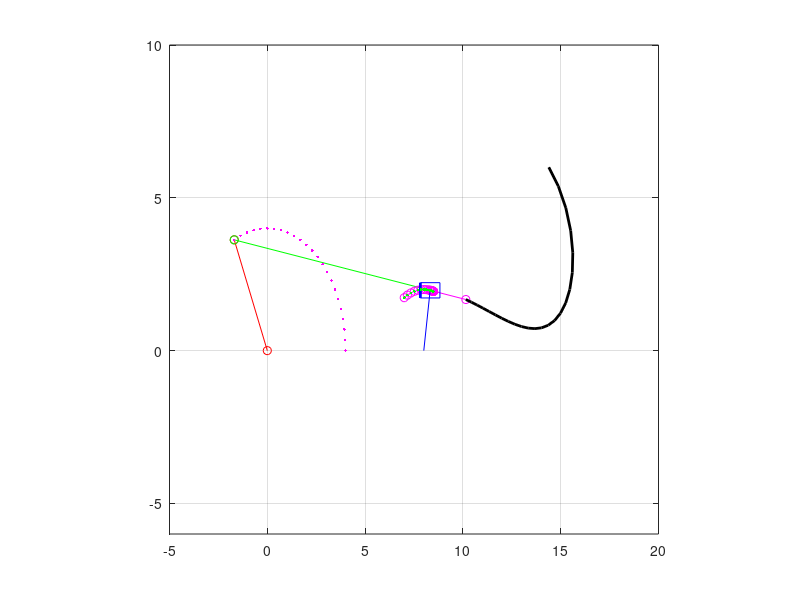
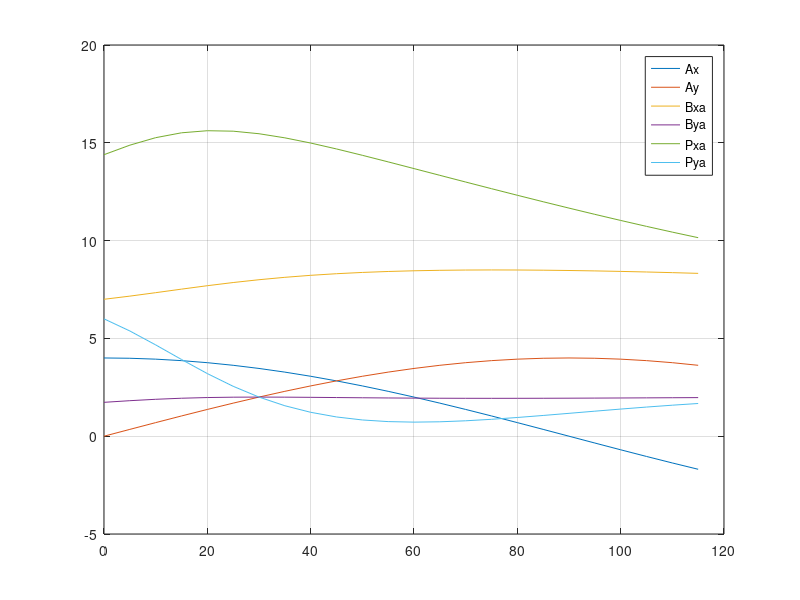
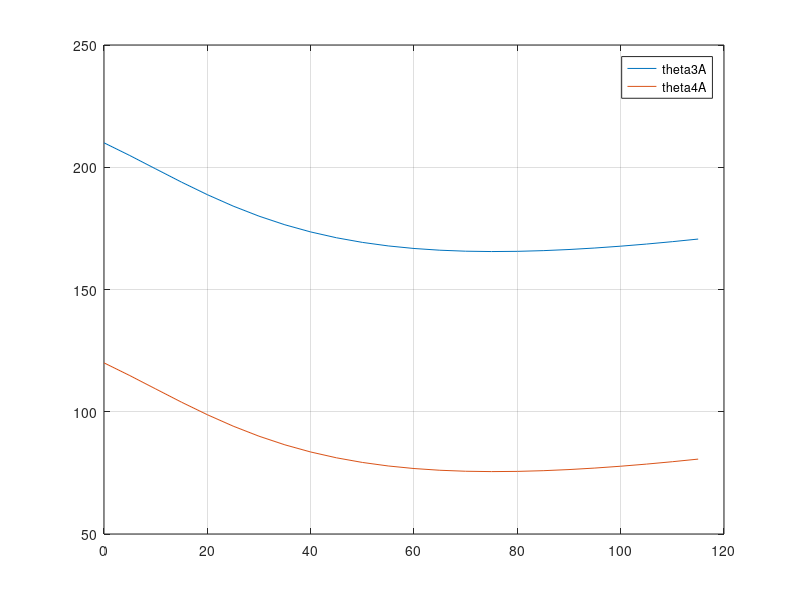

Write MATLAB code to recreate these figures, in order.
% Programa para analizar la posición de un M4L
% Método Lazo Vectorial
% Eduardo Cano G.


% Tamño de eslabones
a = 4; %L2
%b = 2.06; %L3
c = 2; %L4
d = 8; %L1
ap = 12;


% Coordenadas de Ox, Oy y Qx, Qy
Ox = 0; Oy = 0;
Qx = d; Qy = 0;

theta2d = 0:5:115;
gamma = 90;


% Variables Auxiliares 

P = a*sind(theta2d)*sind(gamma)+(a*cosd(theta2d)-d)*cosd(gamma);
Q = -a*sind(theta2d)*cosd(gamma) + (a*cosd(theta2d)-d)*sind(gamma);
R = -c*sind(gamma);

S = R - Q;
T = 2.*P;
U = Q + R;

% theta4
theta4da = 2.*atand((-T+sqrt(T.^2-4.*S.*U))./(2.*S));


% theta3
theta3da = theta4da + gamma;

b = (a*sind(theta2d)-c*sind(theta4da))./(sind(theta3da));


% Posiciones de Ax , Ay
Ax = a*cosd(theta2d);
Ay = a*sind(theta2d);

% Posiciones de B

Bxa = c*cosd(theta4da) + d;
Bya = c*sind(theta4da);


% Corredera

B1x = Bxa - 0.5;
B1y = Bya + 0.25;

B2x = Bxa + 0.5;
B2y = Bya + 0.25;

B3x = Bxa + 0.5;
B3y = Bya - 0.25;

B4x = Bxa - 0.5;
B4y = Bya - 0.25;


        
beta=atan((Bya-Ay)./(Bxa-Ax)); 

Px=ap*cos(beta)+Ax;     
Py=ap*sin(beta)+Ay;



figure(20)
for k = 1 : length(theta2d)
    plot([Ox, Ax(k)] , [Oy, Ay(k)], '-or',...
        [Ax(k) , Bxa(k)] , [Ay(k) , Bya(k)], '-og',...
        [Bxa , Px(k)] , [Bya , Py(k)], '-om' , ...
        [Bxa(k) , Qx] , [Bya(k) , Qy] , '-b' , ...
        [B1x(k), B2x(k)] , [B1y(k), B2y(k)], '-b',...
        [B2x(k), B3x(k)] , [B2y(k), B3y(k)], '-b',...
        [B3x(k), B4x(k)] , [B3y(k), B4y(k)], '-b',...
        [B4x(k), B1x(k)] , [B4y(k), B1y(k)], '-b',...
        'LineWidth',2);
    hold on;
    plot(Ax(1:k), Ay(1:k), 'm.', 'LineWidth', 2); 
    plot(Bxa(1:k), Bya(1:k), 'g.', 'LineWidth', 2);
    plot(Px(1:k), Py(1:k), 'k-', 'LineWidth', 2);

    %{
        separacionFilas = 12; 
        separacionColumnas = 12; 
        columna1 = -6; 
        columna2 = columna1-separacionFilas; 
        columna3 = columna1 + separacionFilas; 
        columna4 = columna3 + separacionFilas; 
        columna5 = columna4 + separacionFilas; 
        %Imprimir longitud de eslabones 
        text(columna1,18,['a =',num2str(a)]); 
        text(columna1,16,['b =',num2str(b)]); 
        text(columna1,14,['c =',num2str(c)]); 
        text(columna1,12,['d =',num2str(d)]); 
         

        %Parametros 
        text(columna4,18,['Ax =',num2str(Ax)]); 
        text(columna4,16,['Ay =',num2str(Ay)]); 
             
        text(columna5,18,['By =',num2str(Bya)]); 
        text(columna5,16,['Bx =',num2str(Bxa)]); 
         
         
        text(columna2,18, ['\theta2=',num2str(theta2d)]);     
        text(columna2,16,['\theta3 =',num2str(theta3da)]); 
        text(columna2,14,['\theta4 =',num2str(theta4da)]); 
         
        %punto P  
        text(columna3,18,['px =',num2str(Px)]); 
        text(columna3,16,['py =',num2str(Py)]); 
    %}


    axis([-5 20 -6 10])
    grid on
    axis square

    drawnow
    pause(0.1)
    hold off

end

figure(21)
%subplot(132)
pocisiones_matriz = [Ax; Ay; Bxa; Bya; Px; Py];
plot(theta2d, pocisiones_matriz);
grid on
legend('Ax', 'Ay', 'Bxa', 'Bya', 'Pxa', 'Pya')


figure(22)
%subplot(133)
angulos_matriz = [theta3da; theta4da];
plot(theta2d, angulos_matriz);
grid on
legend('theta3A', 'theta4A')
